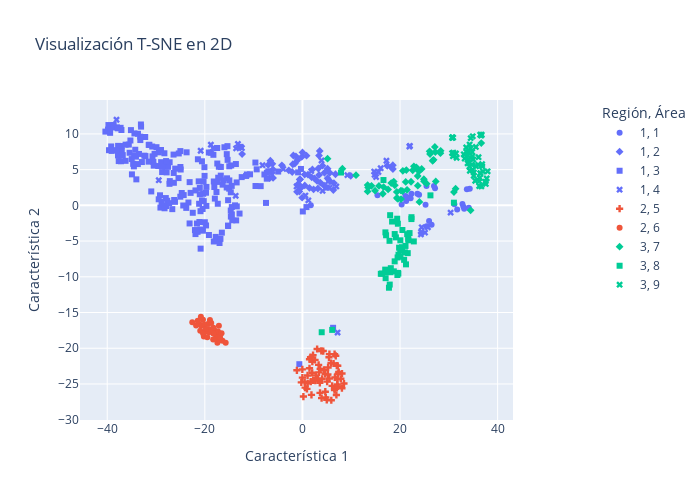

Notebook code cell kept with this figure:
### Markdown cell above
A partir de nuestras variables descriptivas (las primeras 8 almacenadas en X) reconstruimos nuestros datos con TSNE y UMAP. Hameos mapeados bidimensionales para poder representar los datos. Podríamos también aumentar el número de componentes y limitarnos a representar 2 o 3 de ellas.

### Code cell
tsne_2d_df['Región'] = y3_categories
tsne_2d_df['Área']   = y9_categories
tsne_2d_df

# Crear un gráfico interactivo con Plotly para t-SNE con y3 y y9
fig_tsne = px.scatter(tsne_2d_df, 
                      x='Característica 1', 
                      y='Característica 2', 
                      color= 'Región', 
                      symbol= 'Área',
                      title='Visualización T-SNE en 2D',
                      color_discrete_sequence=px.colors.qualitative.Plotly)

fig_tsne.update_layout(
    autosize=True, 
    width=700, 
    height=500,
    legend=dict(
        yanchor="top", y=1,
        xanchor="left", x=1.2
    )
)

# Mostrar el gráfico interactivo
fig_tsne.show()

### Figure 1 — Plotly figure (JSON) as saved in the notebook; plotly's stock layout.template omitted (floating-point values rounded to 4 significant figures; data arrays with more than 128 entries replaced by an {"elided": "..."} marker saying what was removed)
{"data": [{"hovertemplate": "Región=1<br>Área=1<br>Característica 1=%{x}<br>Característica 2=%{y}<extra></extra>", "legendgroup": "1, 1", "marker": {"color": "#636EFA", "symbol": "circle"}, "mode": "markers", "name": "1, 1", "orientation": "v", "showlegend": true, "type": "scatter", "x": [25.44, 27.17, 25.42, 25.23, 15.38, 32.99, 20.33, 34.09, 32.79, 23.9, 31.71, 21.09, 22.33, 33.69, 34.29, 21.26, 33.15, 26.46, 1.717, 31.14, 25.95, 21.48, 22.17, 26.96, 23.56], "xaxis": "x", "y": [-2.919, 2.402, 2.695, 0.06712, 1.402, -0.1913, 0.1096, -0.3411, 0.1778, 1.47, -0.5641, 1.307, 1.635, 2.267, 2.327, 0.6006, -0.479, -2.717, 0.02864, 0.1666, -2.193, 1.089, 0.9791, 2.714, 1.609], "yaxis": "y"}, {"hovertemplate": "Región=1<br>Área=2<br>Característica 1=%{x}<br>Característica 2=%{y}<extra></extra>", "legendgroup": "1, 2", "marker": {"color": "#636EFA", "symbol": "diamond"}, "mode": "markers", "name": "1, 2", "orientation": "v", "showlegend": true, "type": "scatter", "x": [4.516, 3.164, 2.282, 5.159, 3.409, -12.36, 2.051, -6.696, -6.017, 1.898, 6.447, -6.572, -4.209, 0.0101, 1.127, -2.092, -7.006, -0.8725, 0.4779, -0.4561, 5.664, 2.476, 1.444, -2.797, -0.6208, -6.038, -6.159, 4.121, 2.987, 5.156, -6.252, -0.05779, 6.768, 3.25, -0.2236, 6.332, -1.548, 17.38, 3.66, 18.26, 18.52, 18.54, 3.544, -0.1373, -0.5677, 3.399, 0.448, -1.97, -1.857, -1.338, 0.8461, 5.597, -0.9917, 9.905, -1.1, 4.459], "xaxis": "x", "y": [4.566, 2.357, 2.25, 5.136, 4.253, 7.179, 5.034, 3.823, 3.846, 3.93, 3.123, 6.255, 5.605, 7.415, 4.292, 4.669, 5.655, 2.985, 2.791, 3.644, 3.359, 3.78, 2.445, 4.901, 1.93, 5.028, 5.806, 5.548, 3.414, 3.792, 4.546, 1.072, 4.353, 5.161, 2.511, 2.151, 5.857, 5.545, 3.191, 5.307, 5.61, 5.083, 7.61, 6.773, 3.616, 6.966, 4.311, 5.751, 6.98, 6.857, 6.959, 4.552, 6.348, 4.136, 1.905, 2.749], "yaxis": "y"}, {"hovertemplate": "Región=1<br>Área=3<br>Característica 1=%{x}<br>Característica 2=%{y}<extra></extra>", "legendgroup": "1, 3", "marker": {"color": "#636EFA", "symbol": "square"}, "mode": "markers", "name": "1, 3", "orientation": "v", "showlegend": true, "type": "scatter", "x": {"elided": "206 float values"}, "xaxis": "x", "y": {"elided": "206 float values"}, "yaxis": "y"}, {"hovertemplate": "Región=1<br>Área=4<br>Característica 1=%{x}<br>Característica 2=%{y}<extra></extra>", "legendgroup": "1, 4", "marker": {"color": "#636EFA", "symbol": "x"}, "mode": "markers", "name": "1, 4", "orientation": "v", "showlegend": true, "type": "scatter", "x": [-20.85, 0.6081, -38.1, 4.131, 9.216, 15.57, -13.59, 1.81, 21.92, 5.579, -29.44, 22.03, 17.22, 16.04, 25.71, 15.1, -1.203, 7.2, 30.36, 25.12, 1.218, -12.41, -13.68, -18.76, -13.22, -18.32, -3.933, -8.172, 14.79, 3.91, 24.44, 24.32, 24.27, 14.7, 6.942, 5.279], "xaxis": "x", "y": [7.645, 1.373, 11.98, 2.021, 4.23, 4.669, 7.974, 4.784, 8.24, 2.472, 3.522, 8.33, 6.245, 5.2, -3.072, 3.967, 2.644, -17.81, -1.011, -3.818, 0.7012, 8.03, 1.338, 8.492, 8.604, 8.007, 5.096, 5.618, 4.284, 6.28, -3.072, -3.732, -4.07, 4.732, 2.646, 3.37], "yaxis": "y"}, {"hovertemplate": "Región=2<br>Área=5<br>Característica 1=%{x}<br>Característica 2=%{y}<extra></extra>", "legendgroup": "2, 5", "marker": {"color": "#EF553B", "symbol": "cross"}, "mode": "markers", "name": "2, 5", "orientation": "v", "showlegend": true, "type": "scatter", "x": [3.399, 0.9256, 0.5453, 5.22, 2.582, 3.636, 6.379, 2.03, 1.445, 4.986, -1.134, 1.996, 3.011, 1.701, 4.035, 1.452, -0.01874, 6.955, 5.858, -0.01213, 6.569, 0.457, 5.529, 5.517, 2.633, 4.411, 7.438, 6.088, 1.662, 5.443, 6.588, 5.259, 6.575, 2.176, 7.237, 4.266, 2.208, 5.062, 7.136, 7.039, 7.233, 7.271, 8.103, 7.172, 3.873, 4.66, 8.091, 8.512, 7.869, 3.166, 1.849, 1.072, 5.912, 0.1974, 6.826, 3.604, 3.317, -0.2298, 6.65, 4.783, 1.051, 4.683, 3.566, 3.927, 2.735], "xaxis": "x", "y": [-23.37, -25.68, -25.52, -23.68, -21.63, -22.89, -22.13, -21.88, -22.8, -27.22, -23.09, -23.43, -20.1, -24.68, -24.27, -21.54, -22.96, -26.54, -22.07, -24.11, -25.63, -24.73, -20.82, -24.25, -24.53, -23.04, -23.32, -25.27, -21.25, -21.27, -20.83, -22.69, -25.86, -20.97, -22.45, -20.39, -24.5, -24.68, -25.08, -22.44, -25.34, -23.59, -23.54, -24.33, -20.38, -23.6, -25.6, -24.94, -24.27, -24.27, -26.53, -24.92, -27.28, -26.76, -21.06, -26.25, -22.33, -24.78, -24.08, -26.89, -23.81, -26.08, -24.83, -26.99, -23.8], "yaxis": "y"}, {"hovertemplate": "Región=2<br>Área=6<br>Característica 1=%{x}<br>Característica 2=%{y}<extra></extra>", "legendgroup": "2, 6", "marker": {"color": "#EF553B", "symbol": "circle"}, "mode": "markers", "name": "2, 6", "orientation": "v", "showlegend": true, "type": "scatter", "x": [-16.38, -17.43, -17.1, -21.15, -17.83, -20.69, -18.29, -20.94, -18.01, -19.36, -19.1, -21.46, -20.81, -21.78, -17.12, -22.57, -20.14, -17.52, -19.9, -16.88, -17.31, -20.38, -18.27, -19.17, -18.24, -18.69, -16.57, -18.95, -15.73, -20.19, -19.79, -20.36, -19.49], "xaxis": "x", "y": [-18.96, -19.25, -18.9, -16.59, -18.63, -16.85, -18.77, -17.55, -17.5, -16.61, -17.35, -16.13, -15.6, -16.81, -16.85, -16.36, -16.7, -18.06, -17.64, -18.47, -17.66, -16.02, -17.93, -17.76, -17.12, -16.45, -17.9, -16.06, -19.23, -18.36, -17.32, -17.95, -18.46], "yaxis": "y"}, {"hovertemplate": "Región=3<br>Área=7<br>Característica 1=%{x}<br>Característica 2=%{y}<extra></extra>", "legendgroup": "3, 7", "marker": {"color": "#00CC96", "symbol": "diamond"}, "mode": "markers", "name": "3, 7", "orientation": "v", "showlegend": true, "type": "scatter", "x": [27.23, 20.58, 18.92, 17.55, 21.16, 16.47, 26.88, 24.43, 36.65, 26.14, 31.04, 18.71, 10.98, 19.34, 20.53, 22.83, 15.68, 13.46, 14.15, 13.36, 13.35, 14.88, 20.2, 21.44, 23.97, 19.56, 25.45, 26.67, 24.91, 31.39, 23.64, 22.25, 19.33, 18.19, 16.64, 20.19, 5.142, 8.19, 27.32, 23.87, 26.05, 27.13, 21.29, 23.35, 28.32, 28.28, 23.62, 24.88, 22.6, 34.46], "xaxis": "x", "y": [7.452, 4.837, 2.808, 2.232, 3.277, 1.626, 6.371, 5.092, 8.717, 7.186, 1.864, 3.328, 4.228, 1.033, 1.987, 5.457, 2.726, 2.499, 2.733, 2.833, 1.953, 2.05, 0.8764, 2.176, 0.4768, 0.8993, 3.038, 6.241, 3.367, 2.328, 2.749, 3.301, 1.873, 3.119, 2.553, 2.063, 6.54, 5.139, 3.342, 4.761, 7.561, 8.175, 4.942, 5.326, 7.626, 7.296, 4.107, 3.651, 4.899, -0.7006], "yaxis": "y"}, {"hovertemplate": "Región=3<br>Área=8<br>Característica 1=%{x}<br>Característica 2=%{y}<extra></extra>", "legendgroup": "3, 8", "marker": {"color": "#00CC96", "symbol": "square"}, "mode": "markers", "name": "3, 8", "orientation": "v", "showlegend": true, "type": "scatter", "x": [18.37, 21.58, 17.73, 18.9, 16.06, 17.23, 18.04, 18.73, 19.5, 20.09, 19.66, 17.05, 3.948, 16.31, 16.96, 18.91, 17.84, 20.4, 17.0, 17.14, 20.84, 17.89, 20.99, 17.12, 16.61, 26.23, 6.096, 19.15, 18.11, 19.57, 21.46, 21.95, 19.45, 21.22, 19.81, 22.82, 21.68, 20.04, 21.71, 19.56, 17.97, 22.34, 19.42, 22.35, 19.68, 20.06, 7.909, 20.48, 21.12, 31.04], "xaxis": "x", "y": [-2.265, -6.688, -11.53, -7.84, -9.583, -9.194, -9.355, -9.238, -7.291, -7.181, -9.549, -10.19, -17.76, -9.541, -8.997, -4.017, -4.966, -5.862, -3.783, -4.187, -7.624, -11.09, -6.579, -9.33, 3.543, 1.398, -17.43, -4.484, -8.794, -9.453, -4.033, -3.883, -9.749, -8.26, -5.925, -5.049, -4.67, -6.346, -4.886, -2.573, -1.377, -1.92, -1.87, -1.656, -6.908, -4.892, 4.597, -3.449, -5.683, 0.3735], "yaxis": "y"}, {"hovertemplate": "Región=3<br>Área=9<br>Característica 1=%{x}<br>Característica 2=%{y}<extra></extra>", "legendgroup": "3, 9", "marker": {"color": "#00CC96", "symbol": "x"}, "mode": "markers", "name": "3, 9", "orientation": "v", "showlegend": true, "type": "scatter", "x": [36.46, 36.0, 34.86, 31.46, 34.47, 30.93, 34.01, 37.46, 36.73, 34.72, 30.66, 34.31, 33.85, 36.09, 34.98, 30.84, 36.21, 36.22, 35.41, 35.12, 34.22, 35.59, 34.41, 33.61, 34.08, 34.78, 33.25, 33.06, 34.82, 36.83, 37.0, 36.33, 36.45, 31.59, 35.1, 36.67, 33.89, 37.94, 36.82, 33.56, 30.72, 37.58, 34.89, 36.63, 37.76, 36.43, 30.68, 30.88, 35.54, 34.48, 34.26], "xaxis": "x", "y": [4.486, 5.673, 4.953, 7.263, 7.978, 7.361, 7.459, 3.289, 9.892, 5.691, 7.31, 4.842, 5.888, 6.738, 6.425, 6.876, 3.387, 2.711, 3.446, 4.613, 5.438, 5.473, 6.652, 7.464, 6.403, 7.464, 6.55, 7.145, 6.885, 5.462, 4.747, 3.847, 4.484, 6.66, 4.145, 2.664, 6.965, 4.765, 5.754, 8.113, 9.535, 2.994, 9.664, 9.766, 3.77, 9.879, 9.434, 9.484, 8.177, 9.406, 8.508], "yaxis": "y"}], "layout": {"autosize": true, "height": 500, "legend": {"title": {"text": "Región, Área"}, "tracegroupgap": 0, "x": 1.2, "xanchor": "left", "y": 1, "yanchor": "top"}, "title": {"text": "Visualización T-SNE en 2D"}, "width": 700, "xaxis": {"anchor": "y", "domain": [0, 1], "title": {"text": "Característica 1"}}, "yaxis": {"anchor": "x", "domain": [0, 1], "title": {"text": "Característica 2"}}}}
